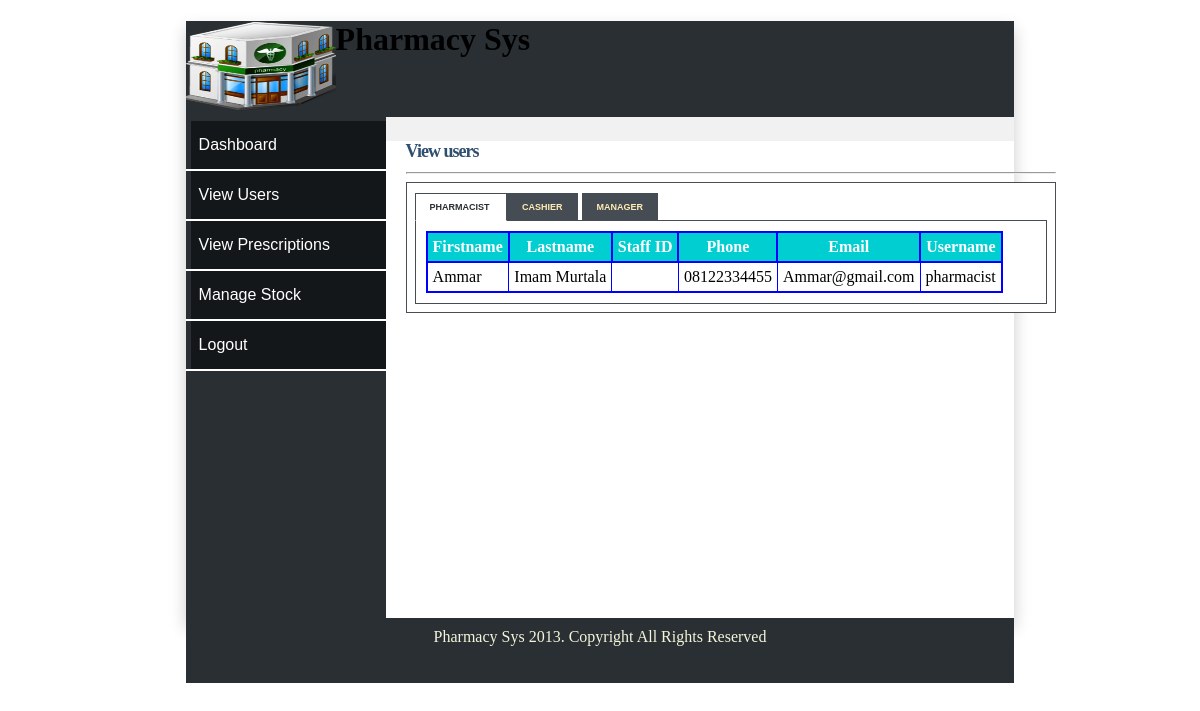
The app's page /view.php (signed in) with its own data.
### tables this page shows
CREATE TABLE `pharmacist` (
  `pharmacist_id` tinyint(5) NOT NULL,
  `first_name` varchar(150) NOT NULL,
  `last_name` varchar(150) NOT NULL,
  `staff_id` varchar(10) NOT NULL,
  `postal_address` varchar(20) NOT NULL,
  `phone` varchar(15) NOT NULL,
  `email` varchar(200) NOT NULL,
  `username` varchar(40) NOT NULL,
  `password` varchar(50) NOT NULL,
  `date` datetime NOT NULL
);

### view.php (the view, shortened to what this page needs)
<!DOCTYPE html>
<html>
<head>
<link rel="stylesheet" type="text/css" href="style/mystyle.css">
<link rel="stylesheet" href="style/style.css" type="text/css" media="screen" />
<link rel="stylesheet" href="style/table.css" type="text/css" media="screen" />
</head>
<body>
<div id="content">
<div id="header">
<h1><a href="#"><img src="images/hd_logo.jpg"></a> Pharmacy Sys</h1></div>
<div id="left_column">
<div id="button">
		<ul>
			<li><a href="manager.php">Dashboard</a></li>
			<li><a href="view.php">View Users</a></li>
			<li><a href="view_prescription.php">View Prescriptions</a></li>
			<li><a href="stock.php">Manage Stock</a></li>
			<li><a href="logout.php">Logout</a></li>
		</ul>
</div>
</div>
<div id="main">
<div id="tabbed_box" class="tabbed_box">
    <h4>View users</h4>
<hr/>
    <div class="tabbed_area">
        <ul class="tabs">
            <li><a href="javascript:tabSwitch('tab_1', 'content_1');" id="tab_1" class="active">Pharmacist </a></li>
            <li><a href="javascript:tabSwitch('tab_2', 'content_2');" id="tab_2">Cashier</a></li>
			<li><a href="javascript:tabSwitch('tab_3', 'content_3');" id="tab_3">Manager</a></li>
        </ul>
        <div id="content_1" class="content">
<?php echo $message;
        include_once('connect_db.php');
       $result = mysqli_query($con,"SELECT * FROM pharmacist")or die(mysqli_error($con));
        echo "<table border='1' cellpadding='5'>";
        echo "<tr><th>Firstname</th> <th>Lastname </th> <th>Staff ID</th><th>Phone</th><th>Email</th><th>Username </th></tr>";
        while($row = mysqli_fetch_array( $result )) {
                echo "<tr>";
                echo '<td>' . $row['first_name'] . '</td>';
				echo '<td>' . $row['last_name'] . '</td>';
				echo '<td>' . $row['staff_id'] . '</td>';
				echo '<td>' . $row['phone'] . '</td>';
				echo '<td>' . $row['email'] . '</td>';
				echo '<td>' . $row['username'] . '</td>';
			}
        echo "</table>";
?>
        </div>
    </div>
</div>
</div>
<div id="footer" align="Center"> Pharmacy Sys 2013. Copyright All Rights Reserved</div>
</div>
</body>
</html>

### style/mystyle.css (style rules this page uses)
body { margin-top: 0px; padding-top: 0px; }
#content { margin: auto; background: #fff; max-width: 70%; height: 600px; background: #f1f1f1; box-shadow: 0 8px 16px 0 rgba(0,0,0,0.2); }
#header { width: inherit; height: 96px; background: #292F33; margin-top: 10px; }
#header img { float:left; height: 90px; width: 150px; }
#left_column { clear: all; float: left; width: 200px; height: 501px; background: #292F33; }
#main { clear: all; width: inherit; height: 470px; background: #fff; }
#button { width: 12.5em; padding: 0 0 1em 0; margin-top: 0.2em; margin-bottom: 1em; font-family: 'Trebuchet MS', 'Lucida Grande', Verdana, Arial, Sans-serif; color: #333; }
#button ul { list-style: none; margin: 0; padding: 0; border: none; }
#button li { border-bottom: 2px solid #fff; margin: 0; list-style: none; list-style-image: none; }
#button li a { display: block; padding: 15px 15px 15px 0.5em; border-left: 5px solid #292F33; border-right: 5px solid #292F33Z`; background-color: rgba(0, 0, 0, 0.5); color: #fff; text-decoration: none; width: 100%; }
html>body #button li a { width: auto; }
#footer { width: inherit; height: 55px; background: #292f33; clear: all; color: beige; padding-top: 10px; font-family: lucida console; }

### style/style.css (style rules this page uses)
#tabbed_box { margin: 0px auto 0px 220px; width: 650px; }
.tabbed_box h4 { font-size: 18px; color:#2F4F6F; letter-spacing:-1px; margin-bottom:10px; }
.tabbed_area { border: 1px solid #494e52; background-color: #fff; padding: 8px; }
ul.tabs { margin: 0px; padding: 0px; margin-top: 5px; margin-bottom: 6px; }
ul.tabs li { list-style: none; display: inline; }
ul.tabs li a { background-color: #464c54; color: #ffebb5; padding: 8px 14px 8px 14px; text-decoration: none; font-size: 9px; font-family: Verdana, Arial, Helvetica, sans-serif; font-weight: bold; text-transform: uppercase; border: 1px solid #464c54; }
ul.tabs li a.active { background-color: #ffffff; color: #282e32; border: 1px solid #464c54; border-bottom: 1px solid #ffffff; }
.content { background-color: #ffffff; padding: 10px; border: 1px solid #464c54; }

### style/table.css (style rules this page uses)
table { border-collapse:collapse; }
table,th { border: 2px solid blue; }
th { background-color: #00CED1; color:white; }

### view.php (style rules this page uses)
#main { height: 477px; }

### records on screen
pharmacist: first_name "Ammar", last_name "Imam Murtala", phone "08122334455", email "Ammar@gmail.com", username "pharmacist"
